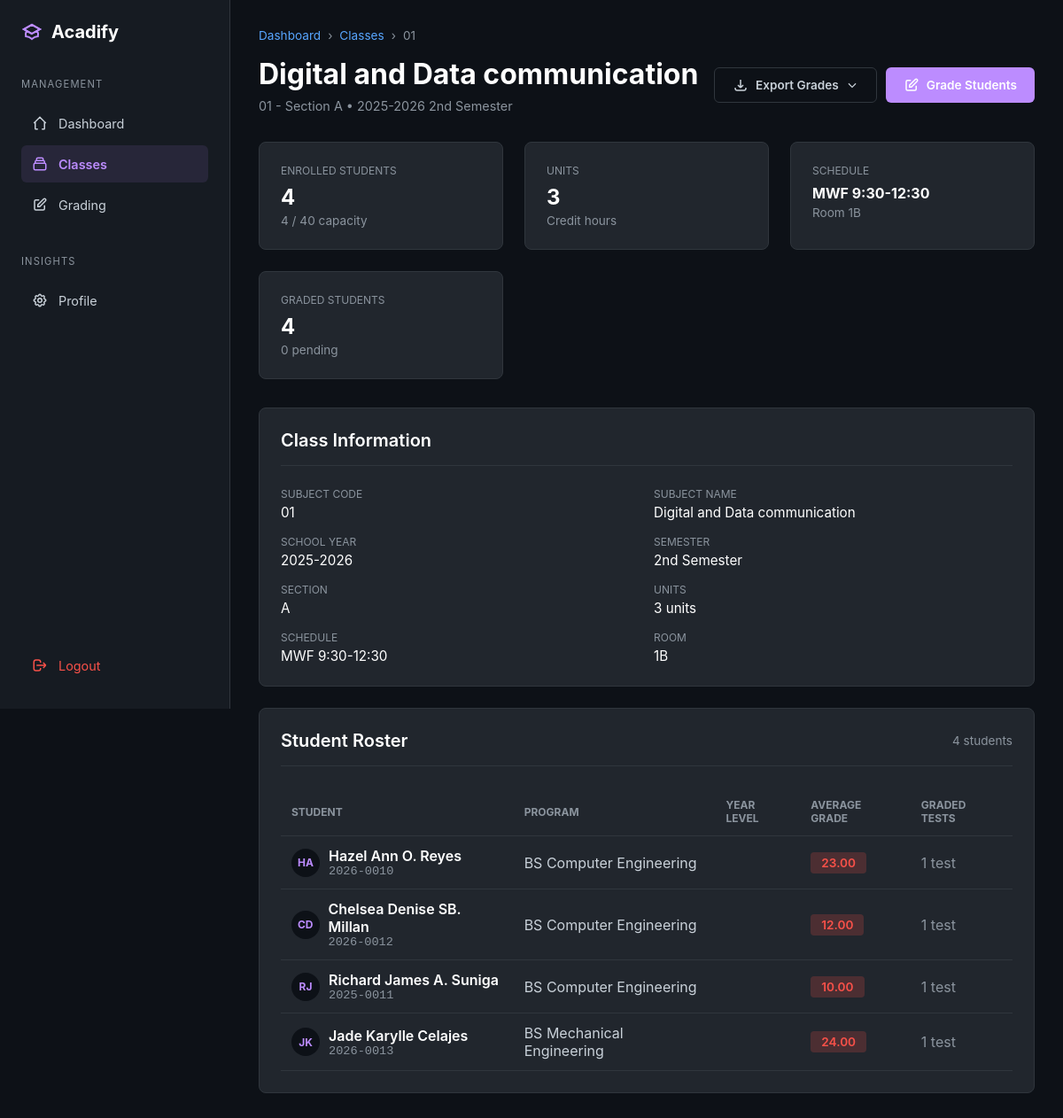
/teacher/classes/10 (signed in), run on the app's committed database.
### models.py (models this page shows, shortened)
class Class(db.Model):
    __tablename__ = 'class'
    id = db.Column(db.Integer, primary_key=True)
    subject_id = db.Column(db.Integer, db.ForeignKey('subject.id'), nullable=True)
    subject_name = db.Column(db.String(200), nullable=True)
    subject_code = db.Column(db.String(20), nullable=True)
    units = db.Column(db.Integer, nullable=True)
    teacher_id = db.Column(db.Integer, db.ForeignKey('teacher.id'), nullable=False)
    section = db.Column(db.String(20), nullable=True)
    schedule = db.Column(db.String(100), nullable=True)
    room = db.Column(db.String(50), nullable=True)
    school_year = db.Column(db.String(20), nullable=False)
    semester = db.Column(db.String(20), nullable=False)
    max_students = db.Column(db.Integer, default=40)
    grading_formula = db.Column(db.Text, nullable=True)
    grade_conversion_table = db.Column(db.Text, nullable=True)
    department = db.Column(db.String(100), nullable=True)
    program = db.Column(db.String(100), nullable=True)
    year_level = db.Column(db.String(20), nullable=True)
    created_at = db.Column(db.DateTime, default=datetime.utcnow)
    enrollments = db.relationship('Enrollment', backref='class_', lazy='dynamic', cascade='all, delete-orphan')
    tests = db.relationship('Test', backref='class_', lazy='dynamic', cascade='all, delete-orphan')
    @property
    def effective_subject_name(self):
        if self.subject_name:
            return self.subject_name
        elif self.subject_id and self.subject:
            return self.subject.name
        return "Unnamed Subject"
    @property
    def effective_subject_code(self):
        if self.subject_code:
            return self.subject_code
        elif self.subject_id and self.subject:
            return self.subject.code
        return "N/A"
    @property
    def effective_units(self):
        if self.units is not None:
            return self.units
        elif self.subject_id and self.subject:
            return self.subject.units
        return 3  # Default

class Student(db.Model):
    __tablename__ = 'student'
    id = db.Column(db.Integer, primary_key=True)
    user_id = db.Column(db.Integer, db.ForeignKey('user.id'), nullable=False, unique=True)
    student_number = db.Column(db.String(50), unique=True, nullable=False, index=True)
    first_name = db.Column(db.String(100), nullable=False)
    last_name = db.Column(db.String(100), nullable=False)
    department = db.Column(db.String(100), nullable=False)  # "College of Engineering"
    program = db.Column(db.String(100), nullable=False)  # "BS Computer Science"
    year_level = db.Column(db.String(20), nullable=False)  # "1st Year", "2nd Year", etc.
    section = db.Column(db.String(20), nullable=True)  # "A", "B", "C" (null for irregular)
    created_at = db.Column(db.DateTime, default=datetime.utcnow)
    enrollments = db.relationship('Enrollment', backref='student', lazy='dynamic', cascade='all, delete-orphan')
    grades = db.relationship('Grade', backref='student', lazy='dynamic', cascade='all, delete-orphan')
    def get_full_name(self):
        return f"{self.first_name} {self.last_name}"

### blueprints/teacher/routes.py (the view)
@teacher_bp.route('/classes/<int:class_id>')
@teacher_required
def class_detail(class_id):
    teacher = current_user.teacher_profile
    cls = Class.query.filter_by(
        id=class_id,
        teacher_id=teacher.id
    ).first_or_404()
    enrollments = Enrollment.query.filter_by(
        class_id=class_id,
        status='enrolled'
    ).join(Student).order_by(Student.last_name, Student.first_name).all()
    students_with_grades = []
    for enrollment in enrollments:
        student = enrollment.student
        grades = Grade.query.join(Test).filter(
            Test.class_id == class_id,
            Grade.student_id == student.id,
            Grade.final_grade.isnot(None)
        ).all()
        if grades:
            avg_grade = sum(g.final_grade for g in grades) / len(grades)
        else:
            avg_grade = None
        students_with_grades.append({
            'student': student,
            'enrollment': enrollment,
            'avg_grade': avg_grade,
            'grade_count': len(grades)
        })
    return render_template(
        'teacher/class_detail.html',
        teacher=teacher,
        class_obj=cls,
        students_with_grades=students_with_grades
    )

### app.py (called while the page is built)
def create_app(config_name='development'):
    app = Flask(__name__)
    app.config.from_object(config[config_name])
    db.init_app(app)
    migrate.init_app(app, db)
    login_manager.init_app(app)
    bcrypt.init_app(app)
    login_manager.login_view = 'auth.login'  # Redirect to login page if not authenticated
    login_manager.login_message = 'Please log in to access this page.'
    login_manager.login_message_category = 'info'
    @login_manager.user_loader
    def load_user(user_id):
        from models import User
        return User.query.get(int(user_id))
    register_blueprints(app)
    register_error_handlers(app)
    with app.app_context():
        import models
    return app

### blueprints/teacher/routes.py (called while the page is built)
def teacher_required(f):
    from functools import wraps
    @wraps(f)
    @login_required
    def decorated_function(*args, **kwargs):
        if current_user.role != 'teacher':
            flash('Access denied. Teachers only.', 'danger')
            return redirect(url_for('index'))
        return f(*args, **kwargs)
    return decorated_function

### templates/teacher/class_detail.html (shortened to what this page needs)
<!DOCTYPE html>
<html lang="en">
<head>
    <link rel="stylesheet" href="{{ url_for('static', filename='responsive.css') }}">
</head>
<body>
    <nav class="sidebar">
        <div class="logo">
            <svg viewBox="0 0 24 24"><path stroke-width="2" d="M12 14l9-5-9-5-9 5 9 5z"/><path stroke-width="2" d="M12 14l9-5-9-5-9 5 9 5zm0 0l6.16-3.422a12.083 12.083 0 01.665 6.479A11.952 11.952 0 0012 20.055a11.952 11.952 0 00-6.824-2.998 12.078 12.078 0 01.665-6.479L12 14z"/></svg>
            <span>Acadify</span>
        </div>
        <div class="nav-group">
            <span class="nav-label">Management</span>
            <a href="{{ url_for('teacher.dashboard') }}" class="nav-item">
                <svg class="icon" viewBox="0 0 24 24"><path d="M3 12l2-2m0 0l7-7 7 7M5 10v10a1 1 0 001 1h3m10-11l2 2m-2-2v10a1 1 0 01-1 1h-3"/></svg>
                <span>Dashboard</span>
            </a>
            <a href="{{ url_for('teacher.classes') }}" class="nav-item active">
                <svg class="icon" viewBox="0 0 24 24"><path d="M19 11H5m14 0a2 2 0 012 2v6a2 2 0 01-2 2H5a2 2 0 01-2-2v-6a2 2 0 012-2m14 0V9a2 2 0 00-2-2M5 11V9a2 2 0 012-2m0 0V5a2 2 0 012-2h6a2 2 0 012 2v2M7 7h10"/></svg>
                <span>Classes</span>
            </a>
            <a href="{{ url_for('teacher.grading') }}" class="nav-item">
                <svg class="icon" viewBox="0 0 24 24"><path d="M11 5H6a2 2 0 00-2 2v11a2 2 0 002 2h11a2 2 0 002-2v-5m-1.414-9.414a2 2 0 112.828 2.828L11.828 15H9v-2.828l8.586-8.586z"/></svg>
                <span>Grading</span>
            </a>
        </div>
        <div class="nav-group">
            <span class="nav-label">Insights</span>
            <a href="{{ url_for('teacher.profile') }}" class="nav-item">
                <span>Profile</span>
            </a>
        </div>
        <a href="{{ url_for('auth.logout') }}" class="nav-item logout">
            <svg class="icon" viewBox="0 0 24 24"><path d="M17 16l4-4m0 0l-4-4m4 4H7m6 4v1a3 3 0 01-3 3H6a3 3 0 01-3-3V7a3 3 0 013-3h4a3 3 0 013 3v1"/></svg>
            <span>Logout</span>
        </a>
    </nav>
    <main class="main-content">
        <div class="page-header">
            <div class="breadcrumb">
                <a href="{{ url_for('teacher.dashboard') }}">Dashboard</a>
                <span>›</span>
                <a href="{{ url_for('teacher.classes') }}">Classes</a>
                <span>›</span>
                <span>{{ class_obj.effective_subject_code }}</span>
            </div>
            <div class="header-title">
                <div>
                    <h1>{{ class_obj.effective_subject_name }}</h1>
                    <p class="header-subtitle">
                        {{ class_obj.effective_subject_code }}
                        {% if class_obj.section %}- Section {{ class_obj.section }}{% endif %}
                        • {{ class_obj.school_year }} {{ class_obj.semester }}
                    </p>
                </div>
                <div class="action-buttons">
                    <div class="export-dropdown" id="exportDropdown">
                        <button class="btn btn-outline" onclick="toggleExportMenu()" id="exportBtn">
                            <svg class="icon" viewBox="0 0 24 24"><path d="M4 16v1a3 3 0 003 3h10a3 3 0 003-3v-1m-4-4l-4 4m0 0l-4-4m4 4V4"/></svg>
                            Export Grades
                            <svg class="icon" style="width:14px; height:14px;" viewBox="0 0 24 24"><path d="M19 9l-7 7-7-7"/></svg>
                        </button>
                    </div>
                    <a href="{{ url_for('teacher.grading', class_id=class_obj.id) }}" class="btn btn-primary">
                        <svg class="icon" viewBox="0 0 24 24"><path d="M11 5H6a2 2 0 00-2 2v11a2 2 0 002 2h11a2 2 0 002-2v-5m-1.414-9.414a2 2 0 112.828 2.828L11.828 15H9v-2.828l8.586-8.586z"/></svg>
                        Grade Students
                    </a>
                </div>
            </div>
        </div>
        <div class="info-grid">
            <div class="info-card">
                <div class="info-card-label">Enrolled Students</div>
                <div class="info-card-value">{{ students_with_grades|length }}</div>
                <div class="info-card-subtext">
                    {% if class_obj.max_students %}
                        {{ students_with_grades|length }} / {{ class_obj.max_students }} capacity
                    {% endif %}
                </div>
            </div>
            <div class="info-card">
                <div class="info-card-label">Units</div>
                <div class="info-card-value">{{ class_obj.effective_units }}</div>
                <div class="info-card-subtext">Credit hours</div>
            </div>
            <div class="info-card">
                <div class="info-card-label">Schedule</div>
                <div class="info-card-value" style="font-size: 1rem;">{{ class_obj.schedule or 'TBA' }}</div>
                <div class="info-card-subtext">
                    {% if class_obj.room %}Room {{ class_obj.room }}{% else %}Room TBA{% endif %}
                </div>
            </div>
            <div class="info-card">
                <div class="info-card-label">Graded Students</div>
                <div class="info-card-value">
                    {% set graded_count = students_with_grades|selectattr('grade_count', 'gt', 0)|list|length %}
                    {{ graded_count }}
                </div>
                <div class="info-card-subtext">{{ students_with_grades|length - graded_count }} pending</div>
            </div>
        </div>
        <div class="section">
            <div class="section-header">
                <h2 class="section-title">Class Information</h2>
            </div>
            <div class="detail-grid">
                <div class="detail-item">
                    <span class="detail-label">Subject Code</span>
                    <span class="detail-value">{{ class_obj.effective_subject_code }}</span>
                </div>
                <div class="detail-item">
                    <span class="detail-label">Subject Name</span>
                    <span class="detail-value">{{ class_obj.effective_subject_name }}</span>
                </div>
                <div class="detail-item">
                    <span class="detail-label">School Year</span>
                    <span class="detail-value">{{ class_obj.school_year }}</span>
                </div>
                <div class="detail-item">
                    <span class="detail-label">Semester</span>
                    <span class="detail-value">{{ class_obj.semester }}</span>
                </div>
                <div class="detail-item">
                    <span class="detail-label">Section</span>
                    <span class="detail-value">{{ class_obj.section or 'No section (Irregular)' }}</span>
                </div>
                <div class="detail-item">
                    <span class="detail-label">Units</span>
                    <span class="detail-value">{{ class_obj.effective_units }} units</span>
                </div>
                <div class="detail-item">
                    <span class="detail-label">Schedule</span>
                    <span class="detail-value">{{ class_obj.schedule or 'Not set' }}</span>
                </div>
                <div class="detail-item">
                    <span class="detail-label">Room</span>
                    <span class="detail-value">{{ class_obj.room or 'Not set' }}</span>
                </div>
            </div>
        </div>
        <div class="section">
            <div class="section-header">
                <h2 class="section-title">Student Roster</h2>
                <span style="font-size: 0.85rem; color: var(--text-dim);">
                    {{ students_with_grades|length }} student{{ 's' if students_with_grades|length != 1 else '' }}
                </span>
            </div>
            {% if students_with_grades %}
            <table>
                <thead>
                    <tr>
                        <th>Student</th>
                        <th>Program</th>
                        <th>Year Level</th>
                        <th>Average Grade</th>
                        <th>Graded Tests</th>
                    </tr>
                </thead>
                <tbody>
                    {% for item in students_with_grades %}
                    <tr>
                        <td>
                            <div class="student-cell">
                                <div class="student-avatar">
                                    {{ item.student.first_name[0] }}{{ item.student.last_name[0] }}
                                </div>
                                <div>
                                    <div class="student-name">{{ item.student.get_full_name() }}</div>
                                    <div class="student-number">{{ item.student.student_number }}</div>
                                </div>
                            </div>
                        </td>
                        <td>{{ item.student.program }}</td>
                        <td>{{ item.student.year_level }}</td>
                        <td>
                            {% if item.avg_grade %}
                                {% if item.avg_grade <= 1.5 %}
                                    <span class="grade-badge grade-excellent">{{ "%.2f"|format(item.avg_grade) }}</span>
                                {% elif item.avg_grade <= 2.5 %}
                                    <span class="grade-badge grade-good">{{ "%.2f"|format(item.avg_grade) }}</span>
                                {% elif item.avg_grade <= 3.0 %}
                                    <span class="grade-badge grade-passing">{{ "%.2f"|format(item.avg_grade) }}</span>
                                {% else %}
                                    <span class="grade-badge grade-failing">{{ "%.2f"|format(item.avg_grade) }}</span>
                                {% endif %}
                            {% else %}
                                <span class="grade-badge grade-none">Not graded</span>
                            {% endif %}
                        </td>
                        <td style="color: var(--text-dim);">
                            {{ item.grade_count }} test{{ 's' if item.grade_count != 1 else '' }}
                        </td>
                    </tr>
                    {% endfor %}
                </tbody>
            </table>
            {% endif %}
        </div>
    </main>
</body>
</html>

### static/responsive.css (style rules this page uses)
:root { --sidebar-width: 260px; --sidebar-collapsed: 72px; --transition-speed: 0.25s; }

### data on the page
Class: effective_subject_code "01", effective_subject_name "Digital and Data communication", section "A", school_year "2025-2026", semester "2nd Semester", max_students "40", effective_units "3", schedule "MWF 9:30-12:30", room "1B"
Student: student "H", student "A", student.get_full_name "Hazel Ann O. Reyes", student.student_number "2026-0010", student.program "BS Computer Engineering"
Student: student "C", student "D", student.get_full_name "Chelsea Denise SB. Millan", student.student_number "2026-0012", student.program "BS Computer Engineering"
Student: student "R", student "J", student.get_full_name "Richard James A. Suniga", student.student_number "2025-0011", student.program "BS Computer Engineering"
Student: student "J", student "K", student.get_full_name "Jade Karylle Celajes", student.student_number "2026-0013", student.program "BS Mechanical Engineering"

### other printed values
{{ students_with_grades|length }} "4"
{{ graded_count }} "4"
{{ students_with_grades|length - graded_count }} "0"
{{ 's' if students_with_grades|length != 1 else '' }} "s"
{{ "%.2f"|format(item.avg_grade) }} "23.00" "12.00" "10.00" "24.00"
{{ item.grade_count }} "1" "1" "1" "1"
